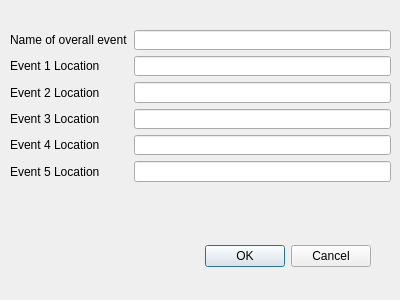
<?xml version="1.0" encoding="UTF-8"?>
<ui version="4.0">
 <class>EventNames</class>
 <widget class="QDialog" name="EventNames">
  <property name="geometry">
   <rect>
    <x>0</x>
    <y>0</y>
    <width>400</width>
    <height>300</height>
   </rect>
  </property>
  <property name="windowTitle">
   <string>Event Names</string>
  </property>
  <widget class="QDialogButtonBox" name="buttonBox">
   <property name="geometry">
    <rect>
     <x>30</x>
     <y>240</y>
     <width>341</width>
     <height>32</height>
    </rect>
   </property>
   <property name="orientation">
    <enum>Qt::Horizontal</enum>
   </property>
   <property name="standardButtons">
    <set>QDialogButtonBox::Cancel|QDialogButtonBox::Ok</set>
   </property>
  </widget>
  <widget class="QWidget" name="layoutWidget">
   <property name="geometry">
    <rect>
     <x>10</x>
     <y>30</y>
     <width>381</width>
     <height>152</height>
    </rect>
   </property>
   <layout class="QFormLayout" name="formLayout">
    <item row="0" column="0">
     <widget class="QLabel" name="label">
      <property name="text">
       <string>Name of overall event</string>
      </property>
     </widget>
    </item>
    <item row="0" column="1">
     <widget class="QLineEdit" name="lineEditOverall"/>
    </item>
    <item row="1" column="0">
     <widget class="QLabel" name="label_2">
      <property name="text">
       <string>Event 1 Location</string>
      </property>
     </widget>
    </item>
    <item row="1" column="1">
     <widget class="QLineEdit" name="lineEditEvent1"/>
    </item>
    <item row="2" column="0">
     <widget class="QLabel" name="label_3">
      <property name="text">
       <string>Event 2 Location</string>
      </property>
     </widget>
    </item>
    <item row="2" column="1">
     <widget class="QLineEdit" name="lineEditEvent2"/>
    </item>
    <item row="3" column="0">
     <widget class="QLabel" name="label_4">
      <property name="text">
       <string>Event 3 Location</string>
      </property>
     </widget>
    </item>
    <item row="3" column="1">
     <widget class="QLineEdit" name="lineEditEvent3"/>
    </item>
    <item row="4" column="0">
     <widget class="QLabel" name="label_5">
      <property name="text">
       <string>Event 4 Location</string>
      </property>
     </widget>
    </item>
    <item row="4" column="1">
     <widget class="QLineEdit" name="lineEditEvent4"/>
    </item>
    <item row="5" column="0">
     <widget class="QLabel" name="label_6">
      <property name="text">
       <string>Event 5 Location</string>
      </property>
     </widget>
    </item>
    <item row="5" column="1">
     <widget class="QLineEdit" name="lineEditEvent5"/>
    </item>
   </layout>
  </widget>
 </widget>
 <resources/>
 <connections>
  <connection>
   <sender>buttonBox</sender>
   <signal>accepted()</signal>
   <receiver>EventNames</receiver>
   <slot>accept()</slot>
   <hints>
    <hint type="sourcelabel">
     <x>248</x>
     <y>254</y>
    </hint>
    <hint type="destinationlabel">
     <x>157</x>
     <y>274</y>
    </hint>
   </hints>
  </connection>
  <connection>
   <sender>buttonBox</sender>
   <signal>rejected()</signal>
   <receiver>EventNames</receiver>
   <slot>reject()</slot>
   <hints>
    <hint type="sourcelabel">
     <x>316</x>
     <y>260</y>
    </hint>
    <hint type="destinationlabel">
     <x>286</x>
     <y>274</y>
    </hint>
   </hints>
  </connection>
 </connections>
</ui>
